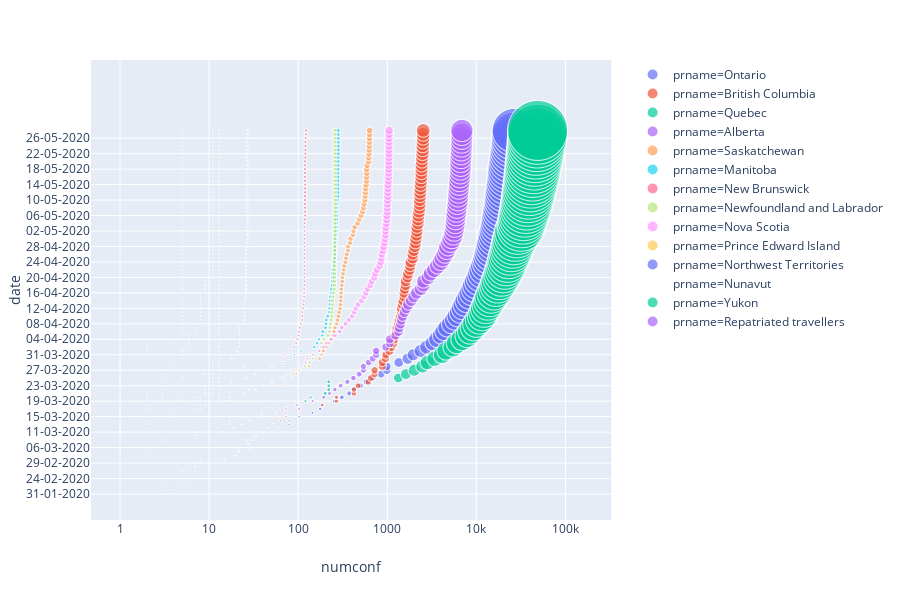

The notebook cell this image was saved under:
### Code cell
import plotly.express as px
fig = px.scatter(df, x="numconf", y="date", size="numconf", color="prname",
           hover_name="prname", log_x=True, size_max=60)
fig.show()
